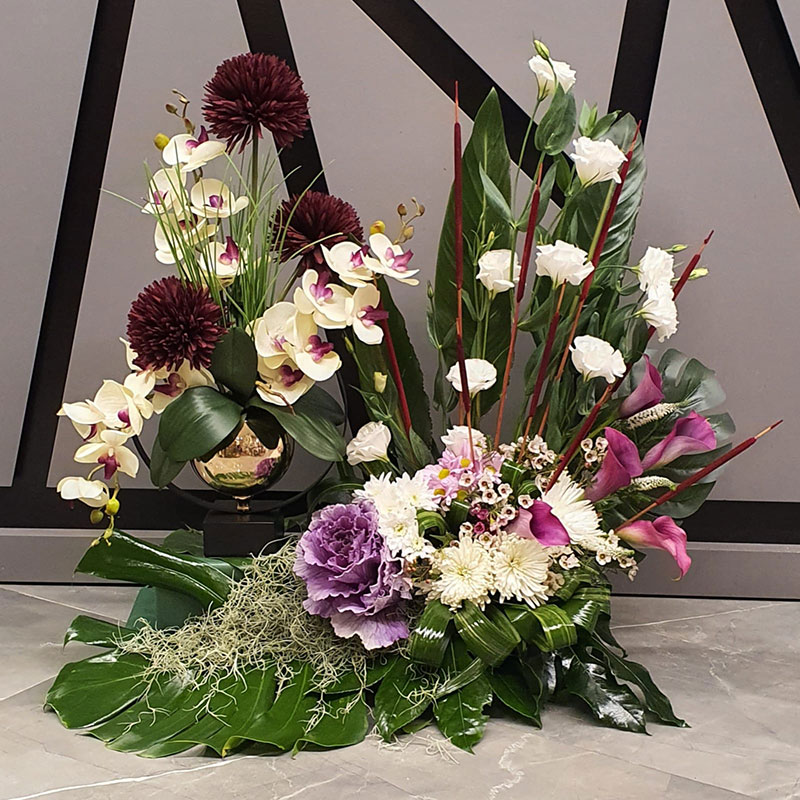
#> input picture numpy-histogram/data/71.jpg, 800 x 800 px
$ python histogram.py
#> lines starting #> are read from the running program, lines starting #| are printed output that depends on the picture
import argparse
from pathlib import Path

import matplotlib.pyplot as plt
import numpy as np
from PIL import Image


BASE_DIR = Path(__file__).parent
DEFAULT_IMAGE = BASE_DIR / "data" / "71.jpg"
DEFAULT_OUTPUT = BASE_DIR / "outputs" / "rgb_histogram.png"


def parse_args() -> argparse.Namespace:
    parser = argparse.ArgumentParser(
        description="Calculate and plot RGB histogram using NumPy."
    )
    parser.add_argument(
        "--image",
        type=Path,
        default=DEFAULT_IMAGE,
        help="Path to input image (default: data/71.jpg)",
    )
    parser.add_argument(
        "--output",
        type=Path,
        default=DEFAULT_OUTPUT,
        help="Path to save histogram image (default: outputs/rgb_histogram.png)",
    )
    parser.add_argument(
        "--no-show",
        action="store_true",
        help="Skip opening a GUI window with the plot.",
    )
    return parser.parse_args()


def ensure_rgb_image(image_path: Path) -> np.ndarray:
    if not image_path.exists():
        raise FileNotFoundError(
            f"Image file '{image_path}' not found. Use --image to set a path."
        )

    img = Image.open(image_path)
#> img is the input picture: PIL image 800x800 RGB; mean R, G, B 122.4, 113.1, 99.2
    if img.mode != "RGB":
        img = img.convert("RGB")

    img_array = np.array(img)
    if len(img_array.shape) != 3 or img_array.shape[2] != 3:
        raise ValueError(
            f"Expected RGB image with 3 channels, got shape: {img_array.shape}"
        )
    return img_array


args = parse_args()
image_path = args.image if args.image.is_absolute() else BASE_DIR / args.image
output_path = args.output if args.output.is_absolute() else BASE_DIR / args.output
output_path.parent.mkdir(parents=True, exist_ok=True)


img_array = ensure_rgb_image(image_path)


r_hist, r_bins = np.histogram(img_array[:, :, 0].ravel(), bins=256, range=(0, 256))
#> r_hist = 256 values, max 8531 at index 158, min 592 at index 2, mean 2500; r_bins = 257 values from 0 to 256
g_hist, g_bins = np.histogram(img_array[:, :, 1].ravel(), bins=256, range=(0, 256))
#> g_hist = 256 values, max 8664 at index 154, min 818 at index 226, mean 2500; g_bins = 257 values from 0 to 256
b_hist, b_bins = np.histogram(img_array[:, :, 2].ravel(), bins=256, range=(0, 256))
#> b_hist = 256 values, max 15815 at index 0, min 39 at index 254, mean 2500; b_bins = 257 values from 0 to 256


plt.figure(figsize=(12, 6))
plt.plot(r_bins[:-1], r_hist, color="red", label="Red", alpha=0.7)
plt.plot(g_bins[:-1], g_hist, color="green", label="Green", alpha=0.7)
plt.plot(b_bins[:-1], b_hist, color="blue", label="Blue", alpha=0.7)
plt.xlabel("Pixel Intensity")
plt.ylabel("Frequency")
plt.title("RGB Color Histogram")
plt.legend()
plt.grid(True, alpha=0.3)
plt.tight_layout()

plt.savefig(output_path)
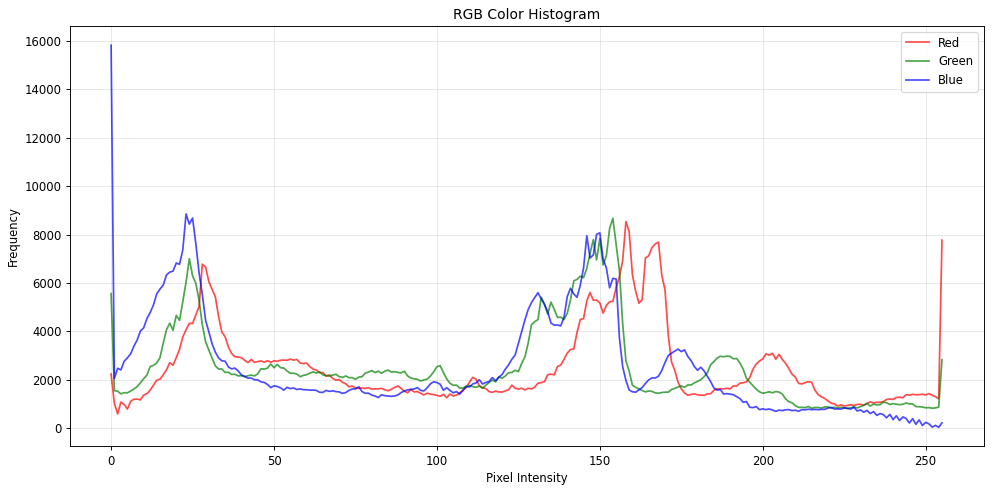
#> figure drawn by matplotlib, 1 panel; curve peaks at x = 158, y = 8531; curve peaks at x = 154, y = 8664; curve peaks at x = 0, y = 15815

if not args.no_show:
    plt.show()
